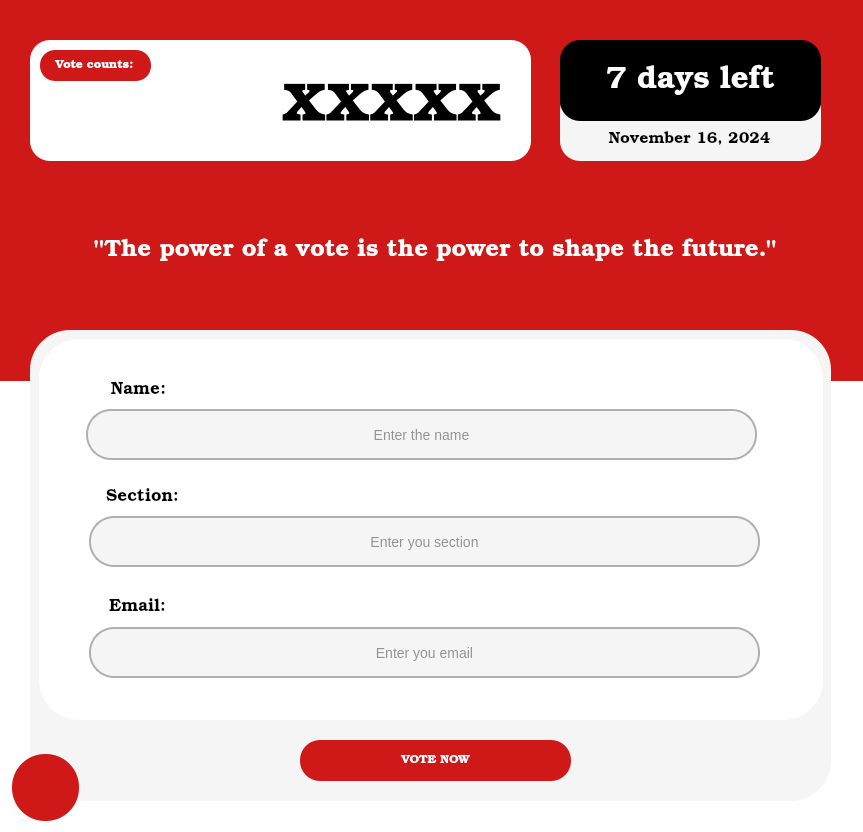
<?xml version="1.0" encoding="UTF-8"?>
<ui version="4.0">
 <class>MainWindow</class>
 <widget class="QMainWindow" name="MainWindow">
  <property name="geometry">
   <rect>
    <x>0</x>
    <y>0</y>
    <width>863</width>
    <height>832</height>
   </rect>
  </property>
  <property name="windowTitle">
   <string>MainWindow</string>
  </property>
  <property name="styleSheet">
   <string notr="true">background-color: rgb(255, 255, 255);</string>
  </property>
  <widget class="QWidget" name="centralwidget">
   <widget class="QWidget" name="widget" native="true">
    <property name="geometry">
     <rect>
      <x>30</x>
      <y>330</y>
      <width>801</width>
      <height>471</height>
     </rect>
    </property>
    <property name="styleSheet">
     <string notr="true">background-color: rgb(245, 245, 245);
border-radius: 40px;</string>
    </property>
    <widget class="QWidget" name="widget_2" native="true">
     <property name="geometry">
      <rect>
       <x>9</x>
       <y>9</y>
       <width>784</width>
       <height>381</height>
      </rect>
     </property>
     <property name="styleSheet">
      <string notr="true">background-color: rgb(255, 255, 255);
border-radius: 40px;</string>
     </property>
     <widget class="QLabel" name="label">
      <property name="geometry">
       <rect>
        <x>59</x>
        <y>30</y>
        <width>81</width>
        <height>41</height>
       </rect>
      </property>
      <property name="font">
       <font>
        <family>Bookman Old Style</family>
        <pointsize>13</pointsize>
       </font>
      </property>
      <property name="text">
       <string>Name:</string>
      </property>
      <property name="alignment">
       <set>Qt::AlignCenter</set>
      </property>
     </widget>
     <widget class="QLabel" name="label_2">
      <property name="geometry">
       <rect>
        <x>58</x>
        <y>137</y>
        <width>91</width>
        <height>41</height>
       </rect>
      </property>
      <property name="font">
       <font>
        <family>Bookman Old Style</family>
        <pointsize>13</pointsize>
       </font>
      </property>
      <property name="text">
       <string>Section:</string>
      </property>
      <property name="alignment">
       <set>Qt::AlignCenter</set>
      </property>
     </widget>
     <widget class="QLabel" name="label_3">
      <property name="geometry">
       <rect>
        <x>63</x>
        <y>247</y>
        <width>71</width>
        <height>41</height>
       </rect>
      </property>
      <property name="font">
       <font>
        <family>Bookman Old Style</family>
        <pointsize>13</pointsize>
       </font>
      </property>
      <property name="text">
       <string>Email:</string>
      </property>
      <property name="alignment">
       <set>Qt::AlignCenter</set>
      </property>
     </widget>
     <widget class="QLineEdit" name="enter_name">
      <property name="geometry">
       <rect>
        <x>47</x>
        <y>70</y>
        <width>671</width>
        <height>51</height>
       </rect>
      </property>
      <property name="styleSheet">
       <string notr="true">QLineEdit {
    background-color: #F5F5F5; /* Light grey background */
    color: #333333; /* Dark text */
    border: 2px solid #B0B0B0; /* Grey border */
    border-radius: 25px; /* Fully rounded corners */
    padding: 8px;
    font-size: 14px;
}

QLineEdit:focus {
    border: 2px solid #808080; /* Darker grey when focused */
    outline: none;
}
</string>
      </property>
      <property name="alignment">
       <set>Qt::AlignCenter</set>
      </property>
      <property name="placeholderText">
       <string>Enter the name</string>
      </property>
     </widget>
     <widget class="QLineEdit" name="enter_section">
      <property name="geometry">
       <rect>
        <x>50</x>
        <y>177</y>
        <width>671</width>
        <height>51</height>
       </rect>
      </property>
      <property name="styleSheet">
       <string notr="true">QLineEdit {
    background-color: #F5F5F5; /* Light grey background */
    color: #333333; /* Dark text */
    border: 2px solid #B0B0B0; /* Grey border */
    border-radius: 25px; /* Fully rounded corners */
    padding: 8px;
    font-size: 14px;
}

QLineEdit:focus {
    border: 2px solid #808080; /* Darker grey when focused */
    outline: none;
}
</string>
      </property>
      <property name="alignment">
       <set>Qt::AlignCenter</set>
      </property>
      <property name="placeholderText">
       <string>Enter you section</string>
      </property>
     </widget>
     <widget class="QLineEdit" name="enter_email">
      <property name="geometry">
       <rect>
        <x>50</x>
        <y>288</y>
        <width>671</width>
        <height>51</height>
       </rect>
      </property>
      <property name="styleSheet">
       <string notr="true">QLineEdit {
    background-color: #F5F5F5; /* Light grey background */
    color: #333333; /* Dark text */
    border: 2px solid #B0B0B0; /* Grey border */
    border-radius: 25px; /* Fully rounded corners */
    padding: 8px;
    font-size: 14px;
}

QLineEdit:focus {
    border: 2px solid #808080; /* Darker grey when focused */
    outline: none;
}
</string>
      </property>
      <property name="alignment">
       <set>Qt::AlignCenter</set>
      </property>
      <property name="placeholderText">
       <string>Enter you email</string>
      </property>
     </widget>
    </widget>
    <widget class="QPushButton" name="vote_now_btn">
     <property name="geometry">
      <rect>
       <x>270</x>
       <y>410</y>
       <width>271</width>
       <height>41</height>
      </rect>
     </property>
     <property name="font">
      <font>
       <family>Bookman Old Style</family>
      </font>
     </property>
     <property name="styleSheet">
      <string notr="true">background-color: rgb(207, 24, 24);
color: rgb(255, 255, 255);
border-radius: 20px;</string>
     </property>
     <property name="text">
      <string>VOTE NOW</string>
     </property>
    </widget>
   </widget>
   <widget class="QWidget" name="widget_3" native="true">
    <property name="geometry">
     <rect>
      <x>-10</x>
      <y>0</y>
      <width>881</width>
      <height>381</height>
     </rect>
    </property>
    <property name="styleSheet">
     <string notr="true">background-color: rgb(207, 24, 24);</string>
    </property>
    <widget class="QWidget" name="widget_7" native="true">
     <property name="geometry">
      <rect>
       <x>570</x>
       <y>40</y>
       <width>261</width>
       <height>81</height>
      </rect>
     </property>
     <property name="styleSheet">
      <string notr="true">background-color: rgb(0, 0, 0);
border-radius: 20px;</string>
     </property>
     <widget class="QLabel" name="days_left_lbl">
      <property name="geometry">
       <rect>
        <x>10</x>
        <y>20</y>
        <width>241</width>
        <height>41</height>
       </rect>
      </property>
      <property name="font">
       <font>
        <family>Bookman Old Style</family>
        <pointsize>23</pointsize>
       </font>
      </property>
      <property name="styleSheet">
       <string notr="true">color: rgb(255, 255, 255);</string>
      </property>
      <property name="text">
       <string>7 days left</string>
      </property>
      <property name="alignment">
       <set>Qt::AlignCenter</set>
      </property>
     </widget>
    </widget>
    <widget class="QWidget" name="widget_9" native="true">
     <property name="geometry">
      <rect>
       <x>40</x>
       <y>40</y>
       <width>501</width>
       <height>121</height>
      </rect>
     </property>
     <property name="styleSheet">
      <string notr="true">background-color: rgb(255, 255, 255);
border-radius: 20px;</string>
     </property>
     <widget class="QWidget" name="widget_4" native="true">
      <property name="geometry">
       <rect>
        <x>10</x>
        <y>10</y>
        <width>111</width>
        <height>31</height>
       </rect>
      </property>
      <property name="styleSheet">
       <string notr="true">background-color: rgb(207, 25, 25);
border-radius: 15px;</string>
      </property>
      <widget class="QLabel" name="label_7">
       <property name="geometry">
        <rect>
         <x>4</x>
         <y>5</y>
         <width>101</width>
         <height>21</height>
        </rect>
       </property>
       <property name="font">
        <font>
         <family>Bookman Old Style</family>
         <pointsize>9</pointsize>
        </font>
       </property>
       <property name="styleSheet">
        <string notr="true">color: rgb(255, 255, 255);</string>
       </property>
       <property name="text">
        <string>Vote counts:</string>
       </property>
       <property name="alignment">
        <set>Qt::AlignCenter</set>
       </property>
      </widget>
     </widget>
     <widget class="QLabel" name="total_vote_counts">
      <property name="geometry">
       <rect>
        <x>10</x>
        <y>30</y>
        <width>461</width>
        <height>69</height>
       </rect>
      </property>
      <property name="font">
       <font>
        <family>Bookman Old Style</family>
        <pointsize>55</pointsize>
       </font>
      </property>
      <property name="styleSheet">
       <string notr="true">background-color: transparent;</string>
      </property>
      <property name="text">
       <string>xxxxx</string>
      </property>
      <property name="alignment">
       <set>Qt::AlignRight|Qt::AlignTrailing|Qt::AlignVCenter</set>
      </property>
     </widget>
    </widget>
    <widget class="QWidget" name="widget_8" native="true">
     <property name="geometry">
      <rect>
       <x>570</x>
       <y>90</y>
       <width>261</width>
       <height>71</height>
      </rect>
     </property>
     <property name="styleSheet">
      <string notr="true">background-color: rgb(245, 245, 245);
background-color: rgb(245, 245, 245);
border-radius: 20px;</string>
     </property>
     <widget class="QLabel" name="date_lbl">
      <property name="geometry">
       <rect>
        <x>9</x>
        <y>34</y>
        <width>241</width>
        <height>31</height>
       </rect>
      </property>
      <property name="font">
       <font>
        <family>Bookman Old Style</family>
        <pointsize>12</pointsize>
       </font>
      </property>
      <property name="text">
       <string>November 16, 2024</string>
      </property>
      <property name="alignment">
       <set>Qt::AlignCenter</set>
      </property>
     </widget>
    </widget>
    <widget class="QLabel" name="label_4">
     <property name="geometry">
      <rect>
       <x>90</x>
       <y>220</y>
       <width>711</width>
       <height>61</height>
      </rect>
     </property>
     <property name="font">
      <font>
       <family>Bookman Old Style</family>
       <pointsize>18</pointsize>
      </font>
     </property>
     <property name="styleSheet">
      <string notr="true">color: rgb(255, 255, 255);</string>
     </property>
     <property name="text">
      <string>&quot;The power of a vote is the power to shape the future.&quot;</string>
     </property>
     <property name="alignment">
      <set>Qt::AlignCenter</set>
     </property>
    </widget>
    <zorder>widget_9</zorder>
    <zorder>widget_8</zorder>
    <zorder>label_4</zorder>
    <zorder>widget_7</zorder>
   </widget>
   <widget class="QPushButton" name="back_btn">
    <property name="geometry">
     <rect>
      <x>12</x>
      <y>754</y>
      <width>67</width>
      <height>67</height>
     </rect>
    </property>
    <property name="font">
     <font>
      <family>Bookman Old Style</family>
     </font>
    </property>
    <property name="styleSheet">
     <string notr="true">background-color: rgb(207, 24, 24);
color: rgb(255, 255, 255);
border-radius: 33px;</string>
    </property>
    <property name="text">
     <string/>
    </property>
    <property name="icon">
     <iconset>
      <normaloff>../image/back.png</normaloff>../image/back.png</iconset>
    </property>
    <property name="iconSize">
     <size>
      <width>32</width>
      <height>32</height>
     </size>
    </property>
   </widget>
   <zorder>widget_3</zorder>
   <zorder>widget</zorder>
   <zorder>back_btn</zorder>
  </widget>
 </widget>
 <resources/>
 <connections/>
</ui>
